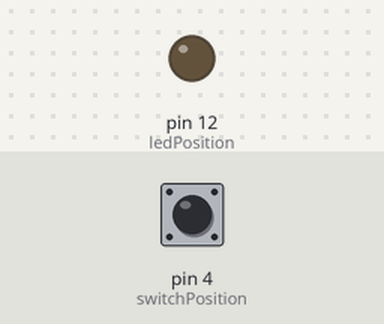
A sketch run on a simulated Arduino Uno, built with avr-gcc and run on an emulated ATmega328P. Parts: output pins drawn as LEDs (lit = HIGH). The inputs (shaded band) are chosen by the test bench; at power-on: pin 4 (switchPosition) LOW.

Above: at 1.2 s.
1.3 s: pin 4 (switchPosition) pulled HIGH for 0.15 s
At 1.37 s:
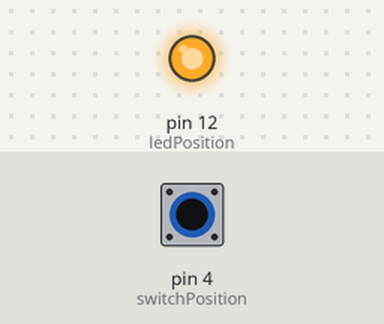
2.9 s: pin 4 (switchPosition) pulled HIGH for 3.2 s
At 7.1 s:
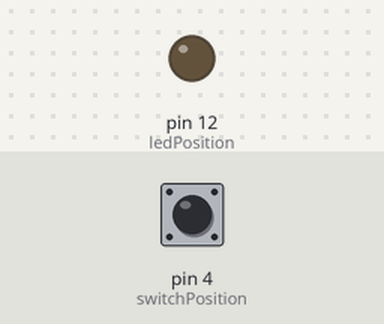
Timing chart, 0 to 8.6 s (numbered marks = the images above; inputs shaded):
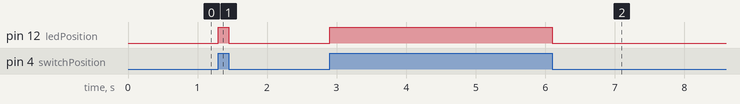

The sketch:

LED_switches.ino
```cpp
const int ledPosition = 12;
const int switchPosition = 4;

void setup() {
  pinMode(ledPosition, OUTPUT);
  pinMode(switchPosition, INPUT);
}

void loop() {
  if (digitalRead(switchPosition) == HIGH) {
    digitalWrite(ledPosition, HIGH);
  } else {
    digitalWrite(ledPosition, LOW);
  }
}
```

Measured:
- after the input at 1.3 s, pin 12 (ledPosition): LOW → HIGH at once, → LOW 0.15 s later
- after the input at 2.9 s, pin 12 (ledPosition): LOW → HIGH at once, → LOW 3.2 s later
